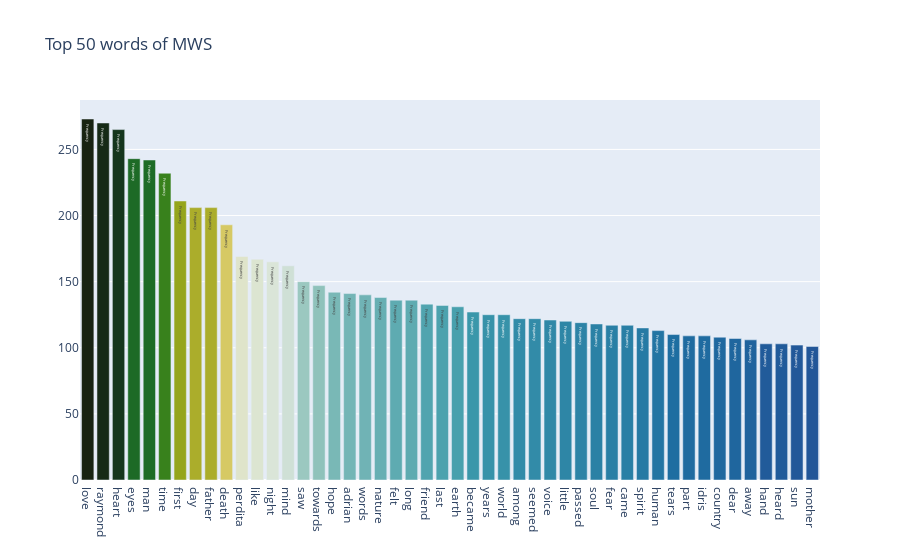

Notebook cell for this chart:
### Code cell
words_MWS = train[train.author=="MWS"]["text_processed"].str.split(expand=True).unstack().value_counts()
data = [go.Bar(x = words_MWS.index.values[2:50],y = words_MWS.values[2:50],marker= dict(colorscale='delta',color = words_MWS.values[2:100]),text="Frequency")]
layout = go.Layout(title='Top 50 words of MWS')
fig = go.Figure(data=data, layout=layout)
py.iplot(fig, filename='bargraph')

### Figure 1 — Plotly figure (JSON) as saved in the notebook; plotly's stock layout.template omitted (floating-point values rounded to 4 significant figures)
{"data": [{"marker": {"color": [273, 270, 265, 243, 242, 232, 211, 206, 206, 193, 169, 167, 165, 162, 150, 147, 142, 141, 140, 138, 136, 136, 133, 132, 131, 127, 125, 125, 122, 122, 121, 120, 119, 118, 117, 117, 115, 113, 110, 109, 109, 108, 107, 106, 103, 103, 102, 101, 101, 101, 101, 100, 99, 98, 98, 97, 97, 96, 95, 95, 94, 94, 93, 93, 91, 90, 90, 90, 90, 89, 88, 88, 88, 87, 86, 85, 85, 84, 84, 82, 82, 81, 81, 81, 81, 81, 80, 80, 79, 78, 77, 76, 76, 75, 75, 75, 75, 74], "colorscale": [[0, "rgb(16, 31, 63)"], [0.09091, "rgb(38, 62, 144)"], [0.1818, "rgb(30, 110, 161)"], [0.2727, "rgb(60, 154, 171)"], [0.3636, "rgb(140, 193, 186)"], [0.4545, "rgb(217, 229, 218)"], [0.5455, "rgb(239, 226, 156)"], [0.6364, "rgb(195, 182, 59)"], [0.7273, "rgb(115, 152, 5)"], [0.8182, "rgb(34, 120, 36)"], [0.9091, "rgb(18, 78, 43)"], [1, "rgb(23, 35, 18)"]]}, "text": "Frequency", "type": "bar", "x": ["love", "raymond", "heart", "eyes", "man", "time", "first", "day", "father", "death", "perdita", "like", "night", "mind", "saw", "towards", "hope", "adrian", "words", "nature", "felt", "long", "friend", "last", "earth", "became", "years", "world", "among", "seemed", "voice", "little", "passed", "soul", "fear", "came", "spirit", "human", "tears", "part", "idris", "country", "dear", "away", "hand", "heard", "sun", "mother"], "y": [273, 270, 265, 243, 242, 232, 211, 206, 206, 193, 169, 167, 165, 162, 150, 147, 142, 141, 140, 138, 136, 136, 133, 132, 131, 127, 125, 125, 122, 122, 121, 120, 119, 118, 117, 117, 115, 113, 110, 109, 109, 108, 107, 106, 103, 103, 102, 101]}], "layout": {"title": {"text": "Top 50 words of MWS"}}}
